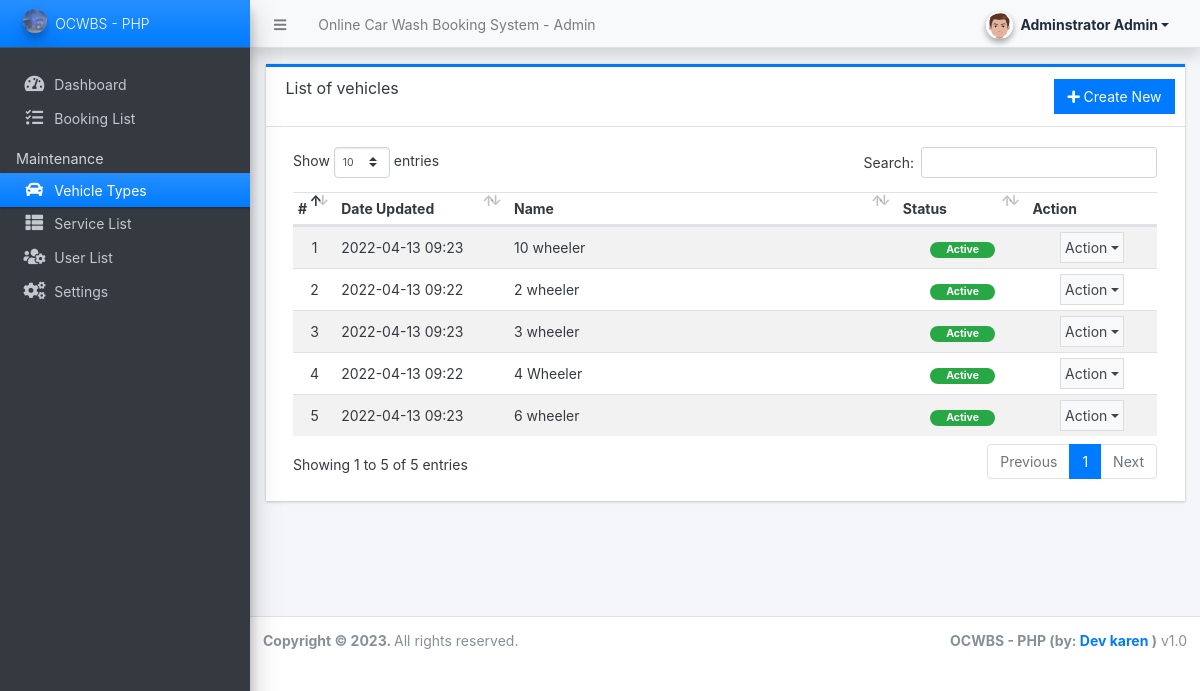
Page /admin/?page=vehicles (signed in) on the earlier database version.
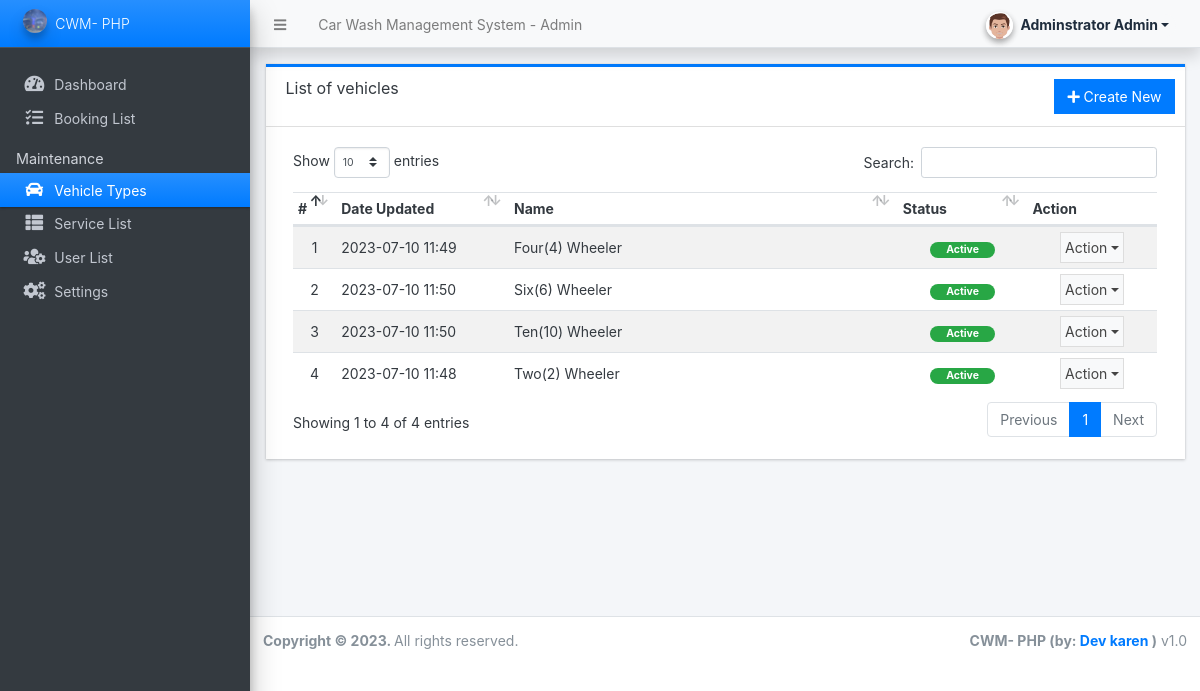
Same page on the later database version.
### tables this page shows
CREATE TABLE `vehicle_list` (
  `id` int(30) NOT NULL,
  `name` text NOT NULL,
  `status` tinyint(1) NOT NULL DEFAULT 1,
  `delete_flag` tinyint(1) NOT NULL DEFAULT 0,
  `date_created` datetime NOT NULL DEFAULT current_timestamp(),
  `date_updated` datetime NOT NULL DEFAULT current_timestamp() ON UPDATE current_timestamp()
);

### config.php (called while the page is built, shortened)
<?php
require_once('classes/DBConnection.php');
require_once('classes/SystemSettings.php');
function validate_image($file){
	if(!empty($file)){
        $ex = explode("?",$file);
        $file = $ex[0];
        $ts = isset($ex[1]) ? "?".$ex[1] : '';
		if(is_file(base_app.$file)){
			return base_url.$file.$ts;
		}else{
			return base_url.'dist/img/no-image-available.png';
		}
	}else{
		return base_url.'dist/img/no-image-available.png';
	}
}
function isMobileDevice(){
    $aMobileUA = array(
        '/iphone/i' => 'iPhone',
        '/ipod/i' => 'iPod',
        '/ipad/i' => 'iPad',
        '/android/i' => 'Android',
        '/blackberry/i' => 'BlackBerry',
        '/webos/i' => 'Mobile'
    );
    return false;
}
?>

### classes/DBConnection.php (called while the page is built, shortened)
<?php
class DBConnection{
    private $host = DB_SERVER;
    private $username = DB_USERNAME;
    private $password = DB_PASSWORD;
    private $database = DB_NAME;
    public $conn;
    public function __construct(){
        if (!isset($this->conn)) {
            $this->conn = new mysqli($this->host, $this->username, $this->password, $this->database);
        }
    }
}
?>

### classes/SystemSettings.php (called while the page is built, shortened)
<?php
class SystemSettings extends DBConnection{
	function info($field=''){
		if(!empty($field)){
			if(isset($_SESSION['system_info'][$field]))
				return $_SESSION['system_info'][$field];
			else
				return false;
		}else{
			return false;
		}
	}
}
$_settings = new SystemSettings();
?>

### admin/vehicles/index.php (the view, shortened to what the changed rows need)
<div class="card card-outline rounded-0 card-primary">
	<div class="card-header">
		<h3 class="card-title">List of vehicles</h3>
		<div class="card-tools">
			<a href="javascript:void(0)" id="create_new" class="btn btn-flat btn-primary"><span class="fas fa-plus"></span>  Create New</a>
		</div>
	</div>
	<div class="card-body">
        <div class="container-fluid">
			<table class="table table-hover table-striped" id="list">
				<colgroup>
					<col width="5%">
					<col width="20%">
					<col width="45%">
					<col width="15%">
					<col width="15%">
				</colgroup>
				<thead>
					<tr>
						<th>#</th>
						<th>Date Updated</th>
						<th>Name</th>
						<th>Status</th>
						<th>Action</th>
					</tr>
				</thead>
				<tbody>
					<?php
					$i = 1;
						$qry = $conn->query("SELECT * from `vehicle_list` where delete_flag = 0 order by `name` asc ");
						while($row = $qry->fetch_assoc()):
					?>
						<tr>
							<td class="text-center"><?php echo $i++; ?></td>
							<td><?php echo date("Y-m-d H:i",strtotime($row['date_created'])) ?></td>
							<td><?php echo $row['name'] ?></td>
							<td class="text-center">
                                <?php if($row['status'] == 1): ?>
                                    <span class="badge badge-success px-3 rounded-pill">Active</span>
                                <?php else: ?>
                                    <span class="badge badge-danger px-3 rounded-pill">Inactive</span>
                                <?php endif; ?>
                            </td>
							<td align="center">
								 <button type="button" class="btn btn-flat p-1 btn-default btn-sm dropdown-toggle dropdown-icon" data-toggle="dropdown">
				                  		Action
				                  </button>
							</td>
						</tr>
					<?php endwhile; ?>
				</tbody>
			</table>
		</div>
	</div>
</div>

### admin/inc/topBarNav.php (shortened to what the changed rows need)
<nav class="main-header navbar navbar-expand navbar-light shadow text-sm">
  <ul class="navbar-nav">
    <li class="nav-item d-none d-sm-inline-block">
      <a href="<?php echo base_url ?>" class="nav-link"><?php echo (!isMobileDevice()) ? $_settings->info('name'):$_settings->info('short_name'); ?> - Admin</a>
    </li>
  </ul>
</nav>

### admin/inc/navigation.php (shortened to what the changed rows need)
<aside class="main-sidebar sidebar-dark-primary elevation-4 sidebar-no-expand">
  <a href="<?php echo base_url ?>admin" class="brand-link bg-gradient-primary text-sm">
  <img src="<?php echo validate_image($_settings->info('logo'))?>" alt="Store Logo" class="brand-image img-circle elevation-3" style="opacity: .8;width: 1.5rem;height: 1.5rem;max-height: unset">
  <span class="brand-text font-weight-light"><?php echo $_settings->info('short_name') ?></span>
  </a>
</aside>

### admin/inc/footer.php (shortened to what the changed rows need)
<footer class="main-footer text-sm">
        <div class="float-right d-none d-sm-inline-block">
          <b><?php echo $_settings->info('short_name') ?> (by: <a href="" target="blank">Dev karen</a> )</b> v1.0
        </div>
      </footer>
    </div>

Differences in the rows shown:
no longer on this page (row edited): vehicle_list: date_created "2022-04-13 09:23", name "10 wheeler", status "Active"
no longer on this page (row edited): vehicle_list: date_created "2022-04-13 09:22", name "2 wheeler", status "Active"
no longer on this page (row edited): vehicle_list: date_created "2022-04-13 09:23", name "3 wheeler", status "Active"
no longer on this page (row edited): vehicle_list: date_created "2022-04-13 09:22", name "4 Wheeler", status "Active"
no longer on this page (row edited): vehicle_list: date_created "2022-04-13 09:23", name "6 wheeler", status "Active"
added vehicle_list: date_created "2023-07-10 11:49", name "Four(4) Wheeler", status "Active"
added vehicle_list: date_created "2023-07-10 11:50", name "Six(6) Wheeler", status "Active"
added vehicle_list: date_created "2023-07-10 11:50", name "Ten(10) Wheeler", status "Active"
added vehicle_list: date_created "2023-07-10 11:48", name "Two(2) Wheeler", status "Active"
Other differences:
$_settings->info('name'): "Online Car Wash Booking System" → "Car Wash Management System"
$_settings->info('short_name'): "OCWBS - PHP" → "CWM- PHP"
text written by a page script: "Show entries Search: Showing 1 to 5 of 5 entries Previous 1 Next" → "Show entries Search: Showing 1 to 4 of 4 entries Previous 1 Next"
